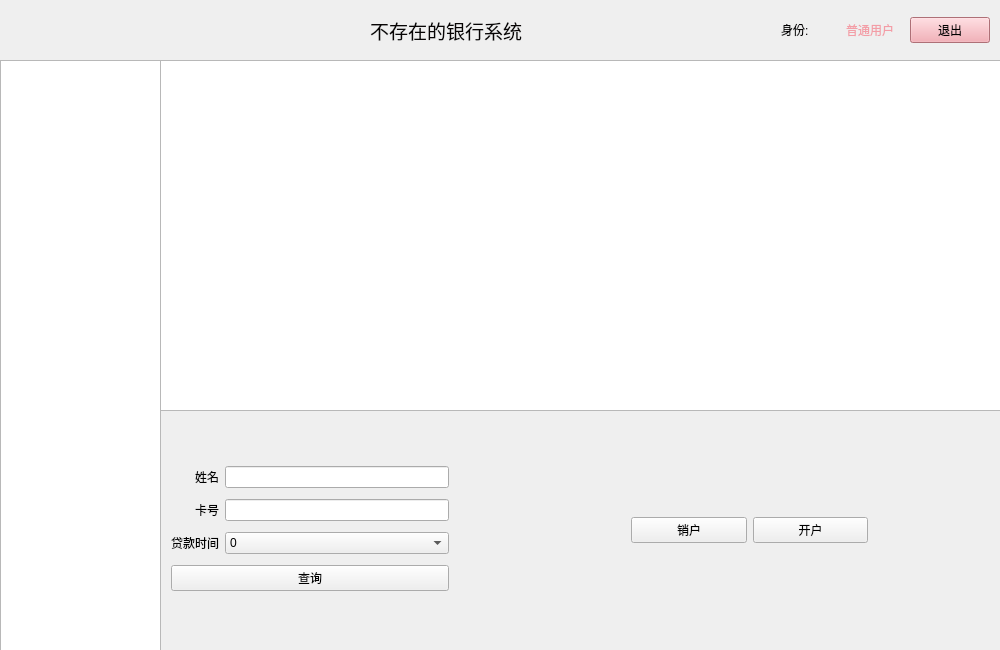
<?xml version="1.0" encoding="UTF-8"?>
<ui version="4.0">
 <class>MainWindow</class>
 <widget class="QMainWindow" name="MainWindow">
  <property name="geometry">
   <rect>
    <x>0</x>
    <y>0</y>
    <width>1000</width>
    <height>650</height>
   </rect>
  </property>
  <property name="minimumSize">
   <size>
    <width>1000</width>
    <height>650</height>
   </size>
  </property>
  <property name="maximumSize">
   <size>
    <width>1000</width>
    <height>650</height>
   </size>
  </property>
  <property name="windowTitle">
   <string>Bank</string>
  </property>
  <property name="windowIcon">
   <iconset resource="../resouce.qrc">
    <normaloff>:/picture/mainwindowicon.ico</normaloff>:/picture/mainwindowicon.ico</iconset>
  </property>
  <property name="styleSheet">
   <string notr="true"/>
  </property>
  <property name="dockOptions">
   <set>QMainWindow::AllowTabbedDocks|QMainWindow::AnimatedDocks</set>
  </property>
  <widget class="QWidget" name="centralWidget">
   <widget class="QStackedWidget" name="stackedWidget">
    <property name="geometry">
     <rect>
      <x>160</x>
      <y>60</y>
      <width>841</width>
      <height>591</height>
     </rect>
    </property>
    <property name="currentIndex">
     <number>1</number>
    </property>
    <widget class="QWidget" name="page">
     <widget class="QWidget" name="menu_1" native="true">
      <property name="geometry">
       <rect>
        <x>0</x>
        <y>0</y>
        <width>131</width>
        <height>591</height>
       </rect>
      </property>
      <widget class="QPushButton" name="cunkuan">
       <property name="geometry">
        <rect>
         <x>0</x>
         <y>0</y>
         <width>131</width>
         <height>71</height>
        </rect>
       </property>
       <property name="styleSheet">
        <string notr="true"/>
       </property>
       <property name="text">
        <string>存款</string>
       </property>
      </widget>
      <widget class="QPushButton" name="qukuan">
       <property name="geometry">
        <rect>
         <x>0</x>
         <y>250</y>
         <width>131</width>
         <height>71</height>
        </rect>
       </property>
       <property name="styleSheet">
        <string notr="true"/>
       </property>
       <property name="text">
        <string>取款</string>
       </property>
      </widget>
      <widget class="QPushButton" name="daikuan">
       <property name="geometry">
        <rect>
         <x>0</x>
         <y>520</y>
         <width>131</width>
         <height>71</height>
        </rect>
       </property>
       <property name="styleSheet">
        <string notr="true"/>
       </property>
       <property name="text">
        <string>贷款</string>
       </property>
      </widget>
     </widget>
     <widget class="QWidget" name="menu_2" native="true">
      <property name="geometry">
       <rect>
        <x>710</x>
        <y>0</y>
        <width>131</width>
        <height>591</height>
       </rect>
      </property>
      <widget class="QPushButton" name="zhuanzhang">
       <property name="geometry">
        <rect>
         <x>0</x>
         <y>0</y>
         <width>131</width>
         <height>71</height>
        </rect>
       </property>
       <property name="styleSheet">
        <string notr="true"/>
       </property>
       <property name="text">
        <string>转账</string>
       </property>
      </widget>
      <widget class="QPushButton" name="huandai">
       <property name="geometry">
        <rect>
         <x>0</x>
         <y>250</y>
         <width>130</width>
         <height>71</height>
        </rect>
       </property>
       <property name="styleSheet">
        <string notr="true"/>
       </property>
       <property name="text">
        <string>还贷</string>
       </property>
      </widget>
      <widget class="QPushButton" name="yu_e">
       <property name="geometry">
        <rect>
         <x>0</x>
         <y>520</y>
         <width>131</width>
         <height>71</height>
        </rect>
       </property>
       <property name="styleSheet">
        <string notr="true"/>
       </property>
       <property name="text">
        <string>余额</string>
       </property>
      </widget>
     </widget>
     <widget class="QStackedWidget" name="Screen">
      <property name="geometry">
       <rect>
        <x>130</x>
        <y>0</y>
        <width>581</width>
        <height>591</height>
       </rect>
      </property>
      <property name="contextMenuPolicy">
       <enum>Qt::DefaultContextMenu</enum>
      </property>
      <property name="styleSheet">
       <string notr="true"/>
      </property>
      <property name="currentIndex">
       <number>5</number>
      </property>
      <widget class="QWidget" name="screen_page1">
       <widget class="QLabel" name="label_2">
        <property name="geometry">
         <rect>
          <x>120</x>
          <y>190</y>
          <width>361</width>
          <height>61</height>
         </rect>
        </property>
        <property name="font">
         <font>
          <family>Agency FB</family>
          <pointsize>24</pointsize>
         </font>
        </property>
        <property name="toolTip">
         <string>&lt;html&gt;&lt;head/&gt;&lt;body&gt;&lt;p&gt;&lt;span style=&quot; font-size:24pt; font-weight:600; font-style:italic;&quot;&gt;欢迎来到银行系统&lt;/span&gt;&lt;/p&gt;&lt;/body&gt;&lt;/html&gt;</string>
        </property>
        <property name="styleSheet">
         <string notr="true"/>
        </property>
        <property name="text">
         <string>&lt;html&gt;&lt;head/&gt;&lt;body&gt;&lt;p&gt;&lt;span style=&quot; color:#382426;&quot;&gt;Welcom To Bank System&lt;/span&gt;&lt;/p&gt;&lt;/body&gt;&lt;/html&gt;</string>
        </property>
       </widget>
      </widget>
      <widget class="QWidget" name="page_cunkuan">
       <widget class="QPushButton" name="cunkuan_ok">
        <property name="geometry">
         <rect>
          <x>230</x>
          <y>290</y>
          <width>112</width>
          <height>34</height>
         </rect>
        </property>
        <property name="text">
         <string>确定</string>
        </property>
       </widget>
       <widget class="QWidget" name="layoutWidget1">
        <property name="geometry">
         <rect>
          <x>90</x>
          <y>180</y>
          <width>381</width>
          <height>81</height>
         </rect>
        </property>
        <layout class="QHBoxLayout" name="horizontalLayout_4">
         <item>
          <widget class="QLabel" name="label_7">
           <property name="text">
            <string>存款金额</string>
           </property>
          </widget>
         </item>
         <item>
          <widget class="QLineEdit" name="cunkun_money"/>
         </item>
        </layout>
       </widget>
      </widget>
      <widget class="QWidget" name="page_qukuan">
       <widget class="QPushButton" name="qukuan_ok">
        <property name="geometry">
         <rect>
          <x>230</x>
          <y>290</y>
          <width>112</width>
          <height>34</height>
         </rect>
        </property>
        <property name="text">
         <string>取款</string>
        </property>
       </widget>
       <widget class="QWidget" name="layoutWidget2">
        <property name="geometry">
         <rect>
          <x>90</x>
          <y>180</y>
          <width>381</width>
          <height>81</height>
         </rect>
        </property>
        <layout class="QHBoxLayout" name="horizontalLayout_5">
         <item>
          <widget class="QLabel" name="label_8">
           <property name="text">
            <string>取款金额</string>
           </property>
          </widget>
         </item>
         <item>
          <widget class="QLineEdit" name="qukuan_money"/>
         </item>
        </layout>
       </widget>
      </widget>
      <widget class="QWidget" name="page_daikuan">
       <widget class="QLabel" name="label_9">
        <property name="geometry">
         <rect>
          <x>57</x>
          <y>40</y>
          <width>361</width>
          <height>26</height>
         </rect>
        </property>
        <property name="font">
         <font>
          <family>Agency FB</family>
          <pointsize>11</pointsize>
         </font>
        </property>
        <property name="text">
         <string>&lt;html&gt;&lt;head/&gt;&lt;body&gt;&lt;p&gt;&lt;span style=&quot; color:#ef0000;&quot;&gt;注意！你当前允许贷款的最高金额为&lt;/span&gt;&lt;/p&gt;&lt;/body&gt;&lt;/html&gt;</string>
        </property>
       </widget>
       <widget class="QWidget" name="widget" native="true">
        <property name="geometry">
         <rect>
          <x>0</x>
          <y>300</y>
          <width>581</width>
          <height>291</height>
         </rect>
        </property>
        <widget class="QLabel" name="label_14">
         <property name="geometry">
          <rect>
           <x>0</x>
           <y>7</y>
           <width>571</width>
           <height>21</height>
          </rect>
         </property>
         <property name="text">
          <string>请仔细阅读合同书</string>
         </property>
        </widget>
        <widget class="QCheckBox" name="checkbox_aggree">
         <property name="geometry">
          <rect>
           <x>0</x>
           <y>180</y>
           <width>201</width>
           <height>21</height>
          </rect>
         </property>
         <property name="text">
          <string>我已知晓相关内容</string>
         </property>
        </widget>
        <widget class="QTextEdit" name="hetongshu">
         <property name="geometry">
          <rect>
           <x>0</x>
           <y>30</y>
           <width>571</width>
           <height>151</height>
          </rect>
         </property>
         <property name="readOnly">
          <bool>true</bool>
         </property>
        </widget>
        <widget class="QPushButton" name="daikuan_start">
         <property name="geometry">
          <rect>
           <x>220</x>
           <y>220</y>
           <width>112</width>
           <height>34</height>
          </rect>
         </property>
         <property name="text">
          <string>开始贷款</string>
         </property>
        </widget>
       </widget>
       <widget class="QWidget" name="layoutWidget3">
        <property name="geometry">
         <rect>
          <x>120</x>
          <y>80</y>
          <width>276</width>
          <height>197</height>
         </rect>
        </property>
        <layout class="QGridLayout" name="gridLayout_3">
         <item row="1" column="1">
          <widget class="QLineEdit" name="interest_rate">
           <property name="text">
            <string>0.001</string>
           </property>
           <property name="readOnly">
            <bool>true</bool>
           </property>
          </widget>
         </item>
         <item row="0" column="0">
          <widget class="QLabel" name="label_10">
           <property name="text">
            <string>贷款时间</string>
           </property>
          </widget>
         </item>
         <item row="2" column="0">
          <widget class="QLabel" name="label_12">
           <property name="text">
            <string>贷款金额</string>
           </property>
          </widget>
         </item>
         <item row="2" column="1">
          <widget class="QLineEdit" name="loanmoney">
           <property name="text">
            <string>请输入</string>
           </property>
          </widget>
         </item>
         <item row="0" column="1">
          <widget class="QComboBox" name="comboBox_2">
           <item>
            <property name="text">
             <string>1</string>
            </property>
           </item>
           <item>
            <property name="text">
             <string>2</string>
            </property>
           </item>
           <item>
            <property name="text">
             <string>3</string>
            </property>
           </item>
           <item>
            <property name="text">
             <string>4</string>
            </property>
           </item>
           <item>
            <property name="text">
             <string>5</string>
            </property>
           </item>
           <item>
            <property name="text">
             <string>6</string>
            </property>
           </item>
           <item>
            <property name="text">
             <string>7</string>
            </property>
           </item>
           <item>
            <property name="text">
             <string>8</string>
            </property>
           </item>
          </widget>
         </item>
         <item row="1" column="0">
          <widget class="QLabel" name="label_11">
           <property name="text">
            <string>当前利率</string>
           </property>
          </widget>
         </item>
        </layout>
       </widget>
       <widget class="QLineEdit" name="maxmoneyshow">
        <property name="geometry">
         <rect>
          <x>420</x>
          <y>40</y>
          <width>81</width>
          <height>25</height>
         </rect>
        </property>
        <property name="readOnly">
         <bool>true</bool>
        </property>
       </widget>
       <widget class="QPushButton" name="daikuan_ok">
        <property name="geometry">
         <rect>
          <x>420</x>
          <y>160</y>
          <width>112</width>
          <height>34</height>
         </rect>
        </property>
        <property name="text">
         <string>确认</string>
        </property>
       </widget>
      </widget>
      <widget class="QWidget" name="page_zhuanzhang">
       <widget class="QPushButton" name="zhuanzhang_ok">
        <property name="geometry">
         <rect>
          <x>230</x>
          <y>360</y>
          <width>112</width>
          <height>34</height>
         </rect>
        </property>
        <property name="text">
         <string>确定转账</string>
        </property>
       </widget>
       <widget class="QWidget" name="layoutWidget4">
        <property name="geometry">
         <rect>
          <x>110</x>
          <y>120</y>
          <width>361</width>
          <height>181</height>
         </rect>
        </property>
        <layout class="QGridLayout" name="gridLayout_6">
         <item row="0" column="0">
          <widget class="QLabel" name="label_20">
           <property name="text">
            <string>对方卡类别</string>
           </property>
           <property name="alignment">
            <set>Qt::AlignRight|Qt::AlignTrailing|Qt::AlignVCenter</set>
           </property>
          </widget>
         </item>
         <item row="0" column="1">
          <widget class="QComboBox" name="cardtype_zhuanzhang">
           <item>
            <property name="text">
             <string>牡丹卡</string>
            </property>
           </item>
          </widget>
         </item>
         <item row="1" column="0">
          <widget class="QLabel" name="label_18">
           <property name="text">
            <string>对方卡号</string>
           </property>
           <property name="alignment">
            <set>Qt::AlignRight|Qt::AlignTrailing|Qt::AlignVCenter</set>
           </property>
          </widget>
         </item>
         <item row="1" column="1">
          <widget class="QLineEdit" name="cardid_zhuanzhang"/>
         </item>
         <item row="2" column="0">
          <widget class="QLabel" name="label_19">
           <property name="text">
            <string>转账金额</string>
           </property>
           <property name="alignment">
            <set>Qt::AlignRight|Qt::AlignTrailing|Qt::AlignVCenter</set>
           </property>
          </widget>
         </item>
         <item row="2" column="1">
          <widget class="QLineEdit" name="money_zhuanzhang"/>
         </item>
        </layout>
       </widget>
      </widget>
      <widget class="QWidget" name="page_huandai">
       <widget class="QLabel" name="label_35">
        <property name="geometry">
         <rect>
          <x>170</x>
          <y>40</y>
          <width>201</width>
          <height>21</height>
         </rect>
        </property>
        <property name="text">
         <string>&lt;html&gt;&lt;head/&gt;&lt;body&gt;&lt;p&gt;&lt;span style=&quot; font-size:11pt; color:#f39da6;&quot;&gt;您的贷款信息为如下&lt;/span&gt;&lt;/p&gt;&lt;/body&gt;&lt;/html&gt;</string>
        </property>
       </widget>
       <widget class="QTableWidget" name="daikuantable">
        <property name="geometry">
         <rect>
          <x>0</x>
          <y>90</y>
          <width>571</width>
          <height>311</height>
         </rect>
        </property>
        <property name="editTriggers">
         <set>QAbstractItemView::NoEditTriggers</set>
        </property>
        <property name="dragEnabled">
         <bool>false</bool>
        </property>
        <property name="columnCount">
         <number>1</number>
        </property>
        <attribute name="horizontalHeaderVisible">
         <bool>false</bool>
        </attribute>
        <row>
         <property name="text">
          <string>姓名</string>
         </property>
        </row>
        <row>
         <property name="text">
          <string>卡号</string>
         </property>
        </row>
        <row>
         <property name="text">
          <string>卡类别</string>
         </property>
        </row>
        <row>
         <property name="text">
          <string>贷款总金额</string>
         </property>
        </row>
        <row>
         <property name="text">
          <string>贷款开始时间</string>
         </property>
        </row>
        <row>
         <property name="text">
          <string>贷款总时间</string>
         </property>
        </row>
        <row>
         <property name="text">
          <string>未还贷款</string>
         </property>
        </row>
        <column/>
       </widget>
       <widget class="QWidget" name="layoutWidget5">
        <property name="geometry">
         <rect>
          <x>150</x>
          <y>440</y>
          <width>276</width>
          <height>70</height>
         </rect>
        </property>
        <layout class="QGridLayout" name="gridLayout_8">
         <item row="0" column="0">
          <widget class="QLabel" name="label_36">
           <property name="text">
            <string>还贷金额</string>
           </property>
          </widget>
         </item>
         <item row="0" column="1">
          <widget class="QLineEdit" name="money_huandai"/>
         </item>
         <item row="1" column="0" colspan="2">
          <widget class="QPushButton" name="huandai_ok">
           <property name="text">
            <string>确认还贷</string>
           </property>
          </widget>
         </item>
        </layout>
       </widget>
      </widget>
      <widget class="QWidget" name="page_yu_e">
       <widget class="QTableWidget" name="tableWidget_3">
        <property name="geometry">
         <rect>
          <x>0</x>
          <y>300</y>
          <width>581</width>
          <height>221</height>
         </rect>
        </property>
        <property name="editTriggers">
         <set>QAbstractItemView::NoEditTriggers</set>
        </property>
        <property name="columnCount">
         <number>1</number>
        </property>
        <attribute name="horizontalHeaderVisible">
         <bool>false</bool>
        </attribute>
        <row>
         <property name="text">
          <string>姓名</string>
         </property>
        </row>
        <row>
         <property name="text">
          <string>卡类别</string>
         </property>
        </row>
        <row>
         <property name="text">
          <string>卡号</string>
         </property>
        </row>
        <row>
         <property name="text">
          <string>查询项目</string>
         </property>
        </row>
        <row>
         <property name="text">
          <string>金额</string>
         </property>
        </row>
        <column/>
       </widget>
       <widget class="QLabel" name="label_37">
        <property name="geometry">
         <rect>
          <x>160</x>
          <y>230</y>
          <width>231</width>
          <height>31</height>
         </rect>
        </property>
        <property name="font">
         <font>
          <family>Agency FB</family>
          <pointsize>14</pointsize>
         </font>
        </property>
        <property name="text">
         <string>查询到的信息如下</string>
        </property>
       </widget>
       <widget class="QRadioButton" name="radioButton">
        <property name="geometry">
         <rect>
          <x>30</x>
          <y>110</y>
          <width>151</width>
          <height>41</height>
         </rect>
        </property>
        <property name="font">
         <font>
          <pointsize>12</pointsize>
         </font>
        </property>
        <property name="text">
         <string>存款余额</string>
        </property>
       </widget>
       <widget class="QRadioButton" name="radioButton_2">
        <property name="geometry">
         <rect>
          <x>360</x>
          <y>120</y>
          <width>132</width>
          <height>22</height>
         </rect>
        </property>
        <property name="font">
         <font>
          <pointsize>12</pointsize>
         </font>
        </property>
        <property name="text">
         <string>贷款余额</string>
        </property>
       </widget>
      </widget>
     </widget>
    </widget>
    <widget class="QWidget" name="page_2">
     <widget class="QWidget" name="widget_5" native="true">
      <property name="geometry">
       <rect>
        <x>460</x>
        <y>440</y>
        <width>259</width>
        <height>60</height>
       </rect>
      </property>
      <layout class="QHBoxLayout" name="horizontalLayout">
       <item>
        <widget class="QPushButton" name="Button_xiaohu">
         <property name="text">
          <string>销户</string>
         </property>
        </widget>
       </item>
       <item>
        <widget class="QPushButton" name="Button_kaihu">
         <property name="text">
          <string>开户</string>
         </property>
        </widget>
       </item>
      </layout>
     </widget>
     <widget class="QTableWidget" name="admin_table">
      <property name="geometry">
       <rect>
        <x>0</x>
        <y>0</y>
        <width>841</width>
        <height>351</height>
       </rect>
      </property>
      <property name="editTriggers">
       <set>QAbstractItemView::NoEditTriggers</set>
      </property>
     </widget>
     <widget class="QWidget" name="widget_6" native="true">
      <property name="geometry">
       <rect>
        <x>0</x>
        <y>390</y>
        <width>300</width>
        <height>161</height>
       </rect>
      </property>
      <layout class="QGridLayout" name="gridLayout_2">
       <item row="0" column="0">
        <widget class="QLabel" name="label_4">
         <property name="text">
          <string>姓名</string>
         </property>
         <property name="alignment">
          <set>Qt::AlignRight|Qt::AlignTrailing|Qt::AlignVCenter</set>
         </property>
        </widget>
       </item>
       <item row="0" column="1">
        <widget class="QLineEdit" name="admin_name"/>
       </item>
       <item row="1" column="0">
        <widget class="QLabel" name="label_5">
         <property name="text">
          <string>卡号</string>
         </property>
         <property name="alignment">
          <set>Qt::AlignRight|Qt::AlignTrailing|Qt::AlignVCenter</set>
         </property>
        </widget>
       </item>
       <item row="1" column="1">
        <widget class="QLineEdit" name="admin_id"/>
       </item>
       <item row="2" column="0">
        <widget class="QLabel" name="label_6">
         <property name="text">
          <string>贷款时间</string>
         </property>
        </widget>
       </item>
       <item row="2" column="1">
        <widget class="QComboBox" name="admin_combox">
         <item>
          <property name="text">
           <string>0</string>
          </property>
         </item>
         <item>
          <property name="text">
           <string>1</string>
          </property>
         </item>
         <item>
          <property name="text">
           <string>2</string>
          </property>
         </item>
         <item>
          <property name="text">
           <string>3</string>
          </property>
         </item>
         <item>
          <property name="text">
           <string>4</string>
          </property>
         </item>
         <item>
          <property name="text">
           <string>5</string>
          </property>
         </item>
         <item>
          <property name="text">
           <string>6</string>
          </property>
         </item>
         <item>
          <property name="text">
           <string>7</string>
          </property>
         </item>
        </widget>
       </item>
       <item row="3" column="0" colspan="2">
        <widget class="QPushButton" name="admin_query">
         <property name="text">
          <string>查询</string>
         </property>
        </widget>
       </item>
      </layout>
     </widget>
    </widget>
   </widget>
   <widget class="QTreeWidget" name="treeWidget">
    <property name="geometry">
     <rect>
      <x>0</x>
      <y>60</y>
      <width>161</width>
      <height>591</height>
     </rect>
    </property>
    <property name="contextMenuPolicy">
     <enum>Qt::DefaultContextMenu</enum>
    </property>
    <property name="styleSheet">
     <string notr="true">border-image: url(:/picture/menue_bgp.jpg);</string>
    </property>
    <property name="columnCount">
     <number>0</number>
    </property>
    <attribute name="headerVisible">
     <bool>false</bool>
    </attribute>
   </widget>
   <widget class="QWidget" name="layoutWidget6">
    <property name="geometry">
     <rect>
      <x>0</x>
      <y>0</y>
      <width>2</width>
      <height>2</height>
     </rect>
    </property>
    <layout class="QHBoxLayout" name="horizontalLayout_2"/>
   </widget>
   <widget class="QWidget" name="layoutWidget7">
    <property name="geometry">
     <rect>
      <x>0</x>
      <y>0</y>
      <width>2</width>
      <height>2</height>
     </rect>
    </property>
    <layout class="QHBoxLayout" name="horizontalLayout_3"/>
   </widget>
   <widget class="QWidget" name="widget_2" native="true">
    <property name="geometry">
     <rect>
      <x>0</x>
      <y>0</y>
      <width>1001</width>
      <height>61</height>
     </rect>
    </property>
    <property name="styleSheet">
     <string notr="true"/>
    </property>
    <widget class="QLabel" name="label_3">
     <property name="geometry">
      <rect>
       <x>370</x>
       <y>10</y>
       <width>241</width>
       <height>41</height>
      </rect>
     </property>
     <property name="minimumSize">
      <size>
       <width>80</width>
       <height>2</height>
      </size>
     </property>
     <property name="font">
      <font>
       <family>Agency FB</family>
       <pointsize>12</pointsize>
      </font>
     </property>
     <property name="toolTip">
      <string>&lt;html&gt;&lt;head/&gt;&lt;body&gt;&lt;p&gt;&lt;span style=&quot; font-size:9pt;&quot;&gt;银行系统&lt;/span&gt;&lt;/p&gt;&lt;/body&gt;&lt;/html&gt;</string>
     </property>
     <property name="text">
      <string>&lt;html&gt;&lt;head/&gt;&lt;body&gt;&lt;p&gt;&lt;span style=&quot; font-size:14pt; color:#070404;&quot;&gt;不存在的银行系统&lt;/span&gt;&lt;/p&gt;&lt;/body&gt;&lt;/html&gt;</string>
     </property>
    </widget>
    <widget class="QWidget" name="widget_1" native="true">
     <property name="geometry">
      <rect>
       <x>770</x>
       <y>0</y>
       <width>231</width>
       <height>61</height>
      </rect>
     </property>
     <layout class="QGridLayout" name="gridLayout">
      <item row="0" column="0">
       <widget class="QLabel" name="label">
        <property name="text">
         <string>&lt;html&gt;&lt;head/&gt;&lt;body&gt;&lt;p&gt;&lt;span style=&quot; color:#030102;&quot;&gt;身份:&lt;/span&gt;&lt;/p&gt;&lt;/body&gt;&lt;/html&gt;</string>
        </property>
       </widget>
      </item>
      <item row="0" column="3">
       <widget class="QPushButton" name="pushButton">
        <property name="styleSheet">
         <string notr="true">background-color:#F39DA6</string>
        </property>
        <property name="text">
         <string>退出</string>
        </property>
       </widget>
      </item>
      <item row="0" column="1">
       <widget class="QLabel" name="identity">
        <property name="text">
         <string>&lt;html&gt;&lt;head/&gt;&lt;body&gt;&lt;p&gt;&lt;span style=&quot; color:#f39da6;&quot;&gt;普通用户&lt;/span&gt;&lt;/p&gt;&lt;/body&gt;&lt;/html&gt;</string>
        </property>
       </widget>
      </item>
     </layout>
    </widget>
   </widget>
  </widget>
 </widget>
 <layoutdefault spacing="6" margin="11"/>
 <resources>
  <include location="../resouce.qrc"/>
 </resources>
 <connections/>
</ui>
